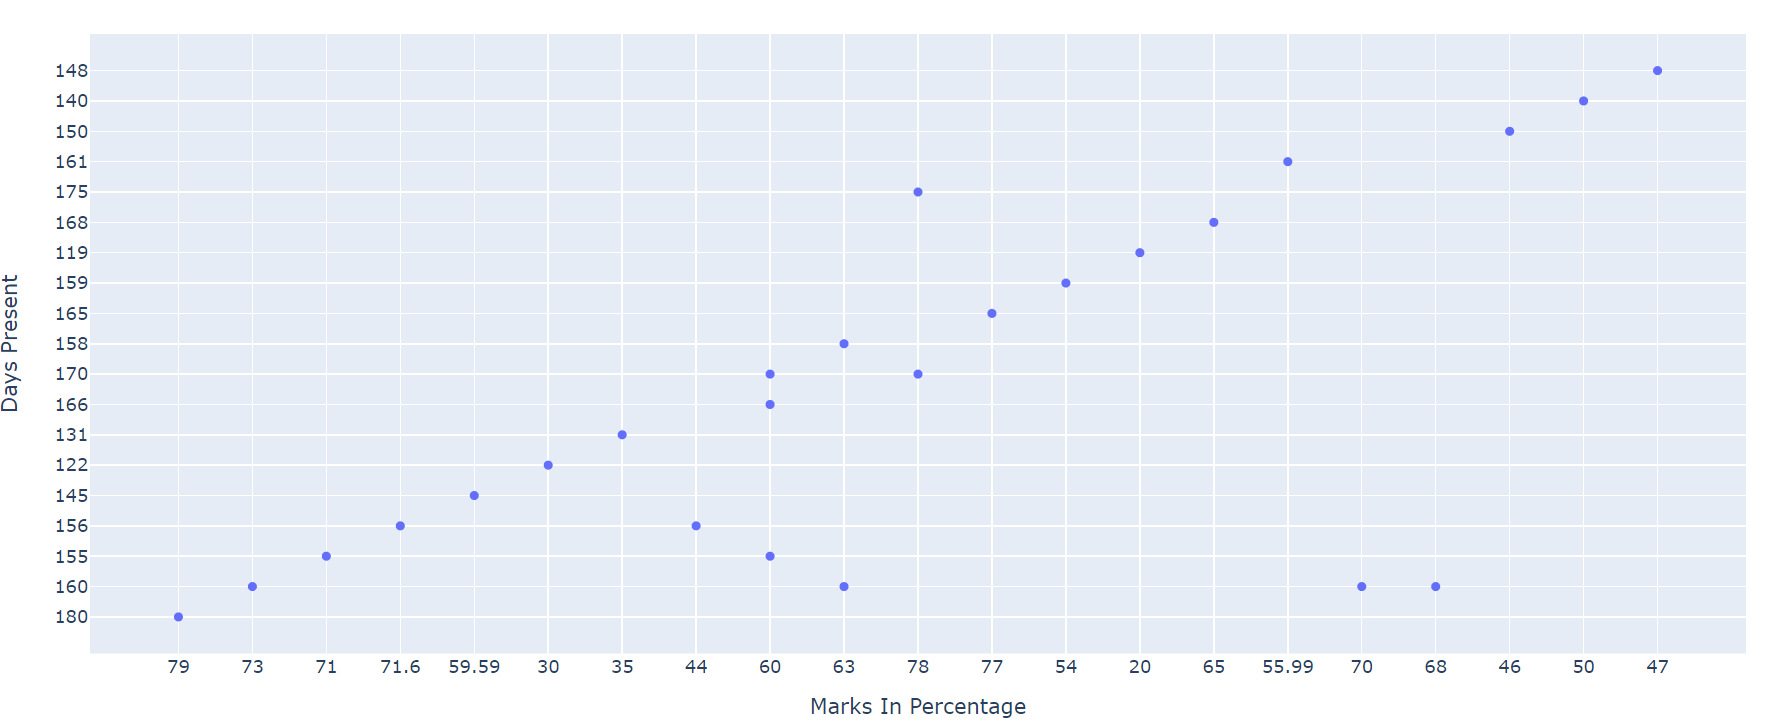

This figure's Python source:
import plotly.express as px
import csv

import numpy as np


with open("./Student Marks vs Days Present.csv") as csv_file:
      df = csv.DictReader(csv_file)
      fig = px.scatter(df,x="Marks In Percentage", y="Days Present")
      fig.show()




def getDataSource(data_path):
    marks_in_percentage = []
    days_present = []
    with open(data_path) as csv_file:
        csv_reader = csv.DictReader(csv_file)
        for row in csv_reader:
            marks_in_percentage.append(float(row["Marks In Percentage"]))
            days_present.append(float(row["Days Present"]))

    return {"x" : marks_in_percentage, "y": days_present}

def findCorrelation(datasource):
    correlation = np.corrcoef(datasource["x"], datasource["y"])
    print("Correlation between Marks in percentage and Days present :-  \n--->",correlation[0,1])

def setup():
    data_path  = "./data/Student Marks vs Days Present.csv"

    datasource = getDataSource(data_path)
    findCorrelation(datasource)

setup()
